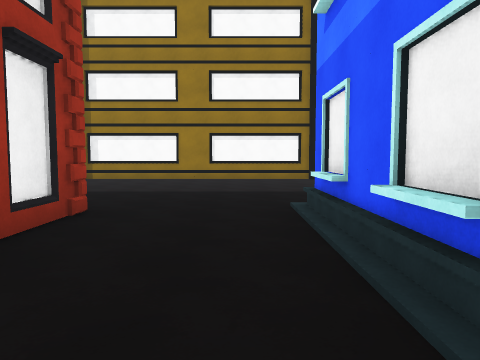
View 1 (above)

24 first-person views from a walk through a scene from a Unity 3-D project. The camera is 1.5 m above the floor, tilts 4° down and sees 70° across. The floor is counted in squares, 2 m on a side. Each view is taken from the middle of a square. On the plan, view 1 faces up. The plan holds only what a view shows up to about 11 squares ahead; the rest is blank. The place goes on beyond the plan. The player is left out.

View 2
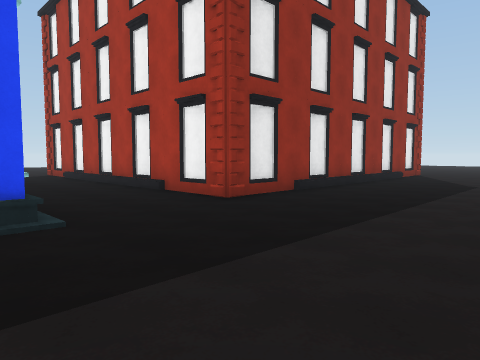

View 3
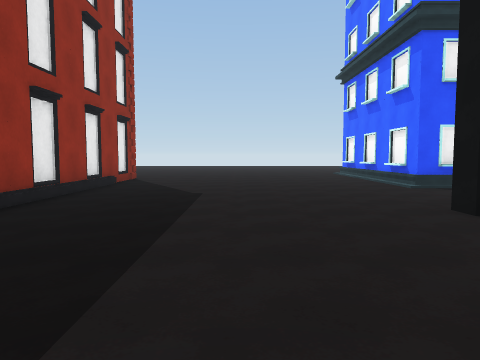

View 4
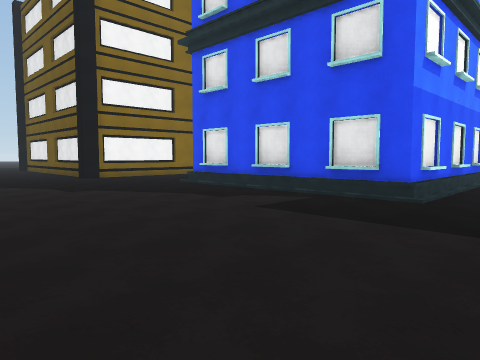

View 5
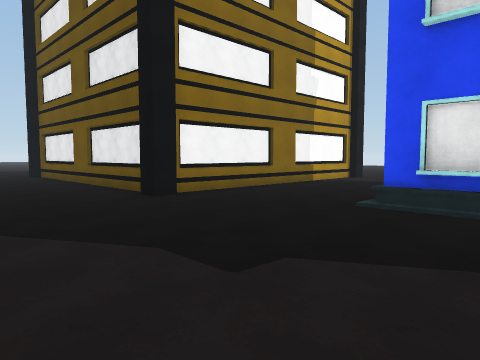

View 6
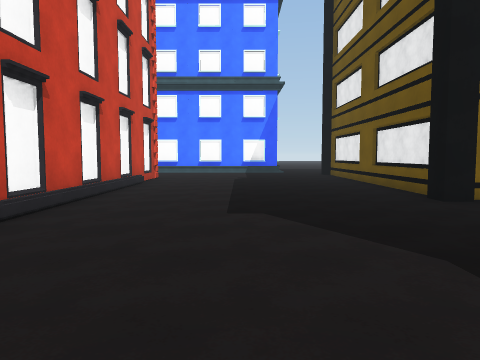

View 7
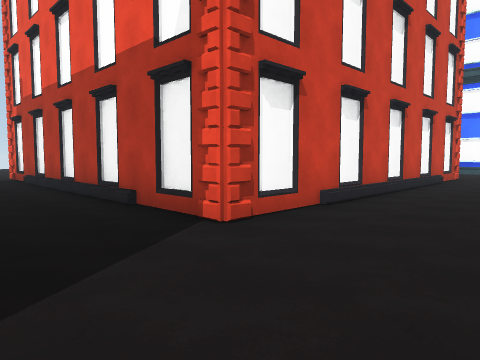

View 8
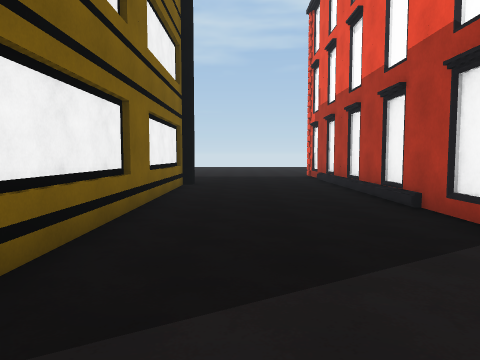

View 9
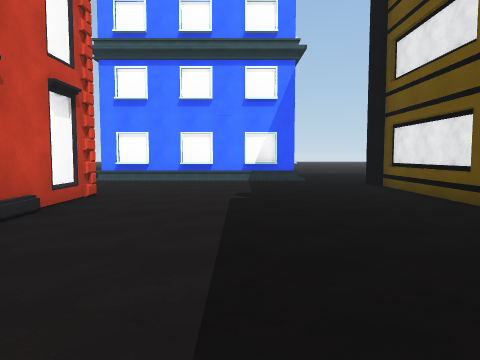

View 10
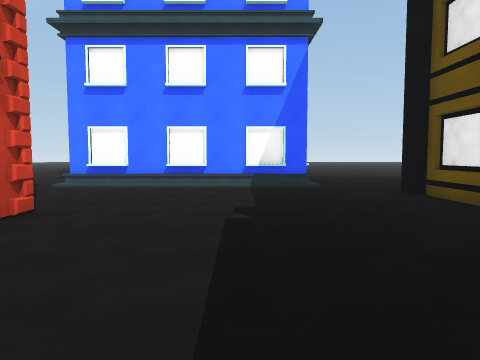

View 11
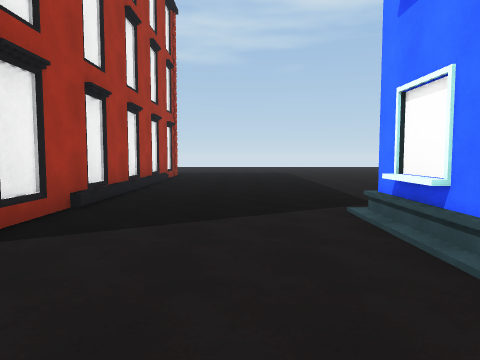

View 12
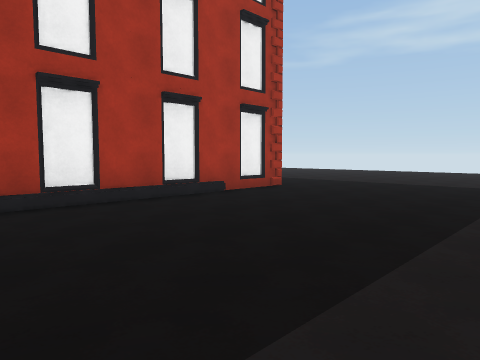

View 13
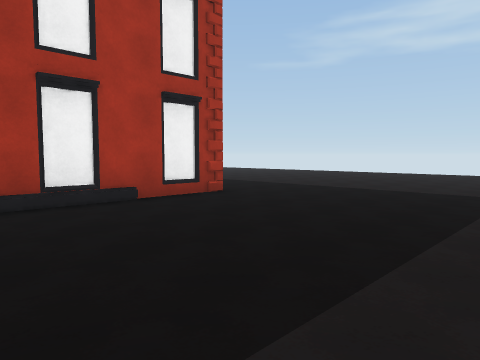

View 14
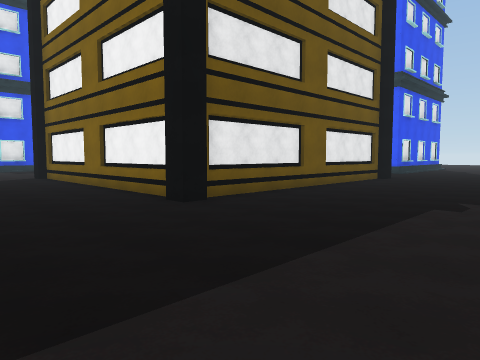

View 15
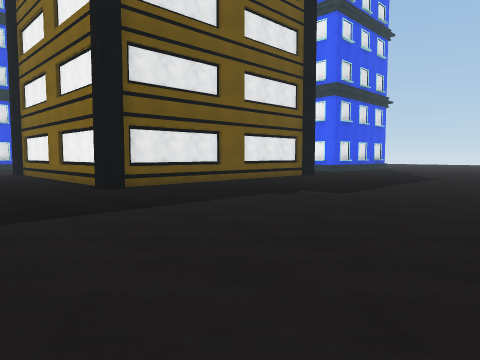

View 16
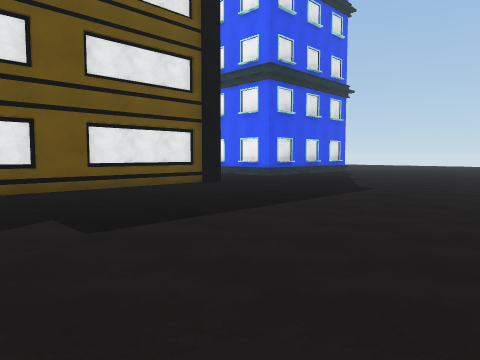

View 17
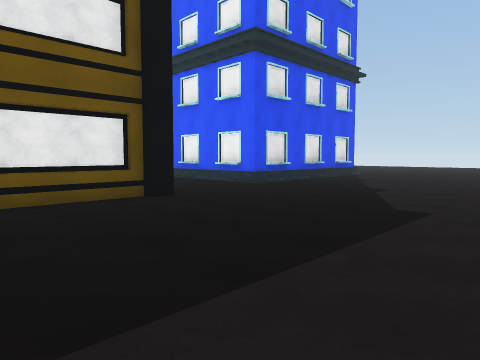

View 18
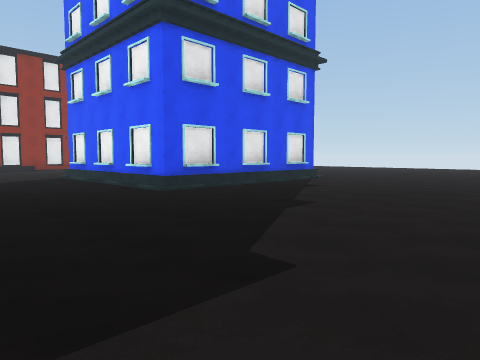

View 19
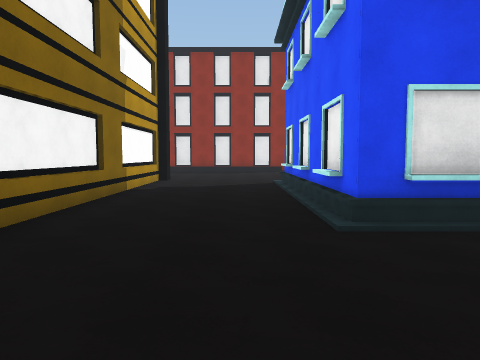

View 20
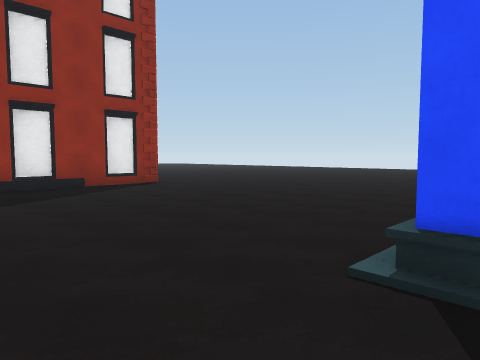

View 21
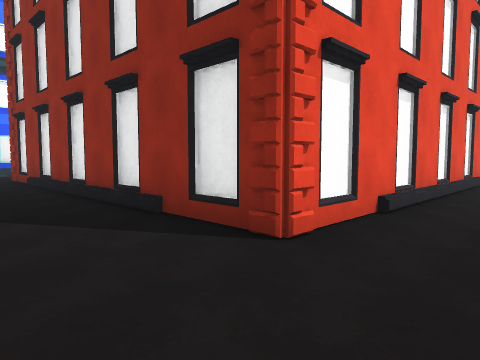

View 22
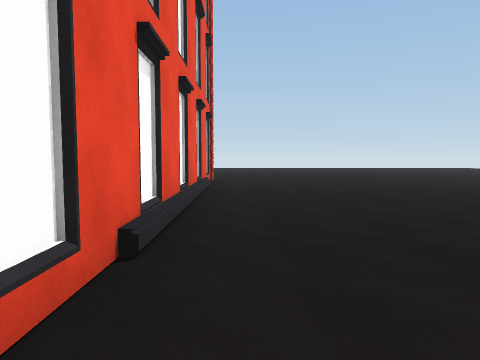

View 23
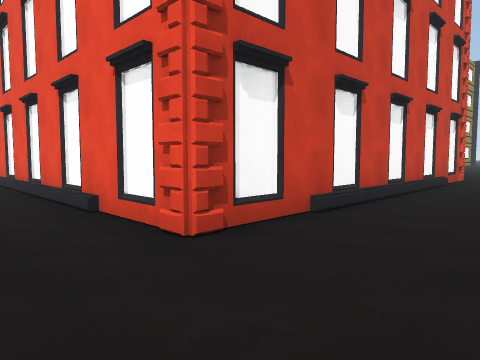

View 24
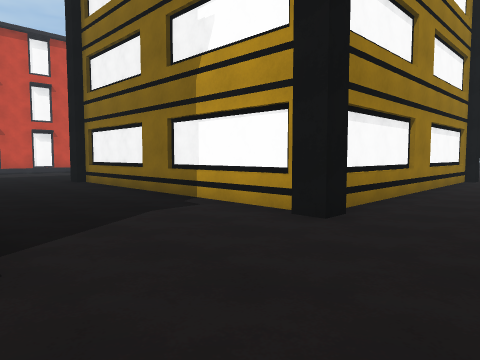

### Floor plan
Key: @ floor where view 1 was taken; . floor; / step, stairs or slope; B building.
Columns run from 14 left of view 1 to 22 right of it. Each row starts with its distance up from view 1.
 27             .... ....         .....
 26        ..............        .......
 25    ..................        .......
 24  ....................        .......
 23 .....................B        B.....
 22 .....................B        B.....
 21 .....................B         ......
 20 .....................B        B......
 19 .........BBBBBBBB....B         ......
 18 BBBBB/...B      B....B        B......
 17      B...B      B....B         ......
 16      /...B      B....B        B......
 15      B...B      B....B         ......
 14      /...B      B....B        B....B
 13    B B...B      B....BBBBBBBBBB....B
 12   B/B/...B      B..................B
 11 .........B......B..................B
 10 ...................................B
  9 ...................................B
  8 .....................................
  7 .....................................
  6 .........................BBBBBBBBB...
  5 .............../B.B.B/...B
  4 ..BB.B B B BB..B     B...B
  3 ..B         B..B      ...B
  2 ..B         B..B      ...B
  1 ..B         B..B      ...B
  0 ..B         B.@B      ...B
 -1 ..B         B..B      ...BBBB BBBB
 -2 ..B         B.       ............
 -3 ..B         B.       .........
 -4 ..B                  ....
 -5 ..BBBBBBBBBBB
 -6 .............
 -7 .........
 -8 ....

Where each view was taken, in squares from view 1:
view 1: 0 up, 0 right, facing up
view 2: 9 up, 2 right, facing down-left
view 3: 8 up, 1 left, facing left
view 4: 11 up, 1 left, facing down-right
view 5: 10 up, 5 right, facing down-right
view 6: 10 up, 5 right, facing right
view 7: 10 up, 4 right, facing up-right
view 8: 10 up, 4 right, facing up
view 9: 10 up, 10 right, facing right
view 10: 10 up, 12 right, facing right
view 11: 10 up, 19 right, facing up
view 12: 16 up, 22 right, facing up-left
view 13: 18 up, 22 right, facing up-left
view 14: 24 up, 6 right, facing down-left
view 15: 27 up, 6 right, facing down-left
view 16: 27 up, 1 right, facing down-left
view 17: 25 up, 2 left, facing down-left
view 18: 25 up, 5 left, facing down-left
view 19: 22 up, 8 left, facing down
view 20: 13 up, 7 left, facing down-left
view 21: 7 up, 14 left, facing down-right
view 22: 5 up, 13 left, facing down
view 23: 8 down, 14 left, facing up-right
view 24: 4 down, 7 right, facing up-right
